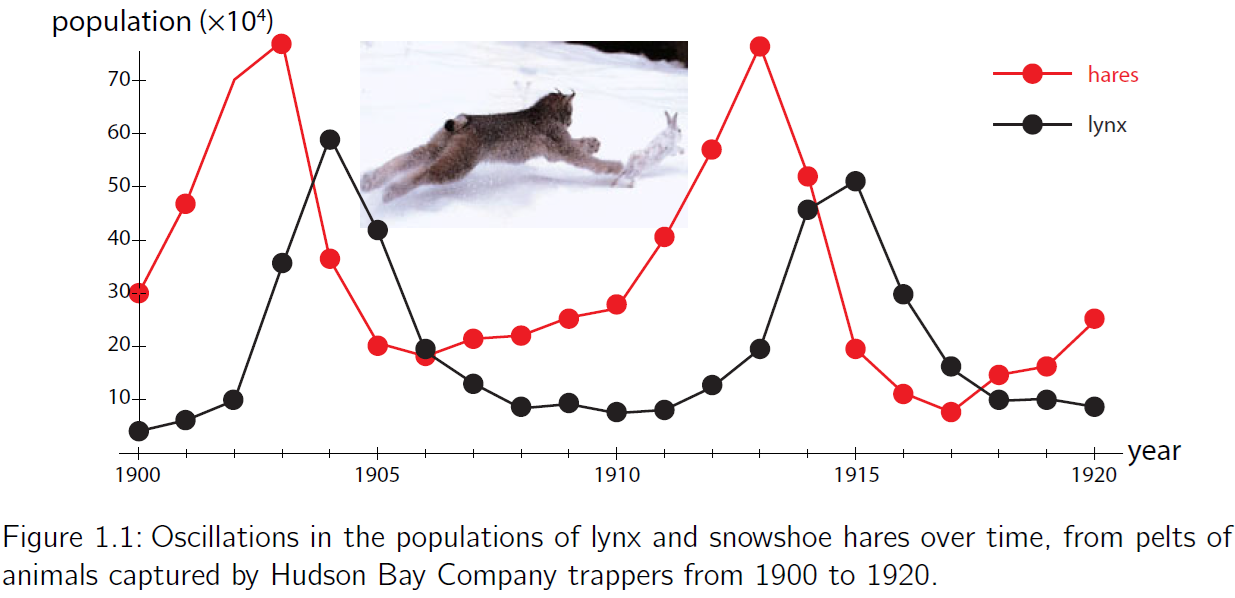
#> input picture data.png, 1235 x 598 px
$ python digitize_graph.py data.png data.csv
#> lines starting #> are read from the running program, lines starting #| are printed output that depends on the picture; after the words box and inside, x2 and y2 are one past the last pixel; in counts of white or black regions, pixels touching at a corner belong together
#!/usr/bin/env python3
"""Digitize the Lotka–Volterra graph in a PNG and write a CSV.

The default calibration matches the included data.png:

    python digitize_graph.py data.png data.csv

The output columns are t,x,y:

* t: year
* x: hares (red curve)
* y: lynx (black curve)

For a different image with the same graph layout, adjust the pixel
calibration with --x-start, --x-end, --y-zero and --pixels-per-unit.
"""

from __future__ import annotations

import argparse
import csv
import sys
from pathlib import Path

import numpy as np
from PIL import Image


def parse_years(value: str) -> np.ndarray:
    """Parse a year range such as 1900:1920."""
    try:
        start_text, end_text = value.split(":", 1)
        start, end = int(start_text), int(end_text)
    except ValueError as exc:
        raise argparse.ArgumentTypeError(
            "years must use START:END, for example 1900:1920"
        ) from exc

    if end < start:
        raise argparse.ArgumentTypeError("year END must be greater than or equal to START")
    return np.arange(start, end + 1, dtype=int)


def load_rgb(path: Path) -> np.ndarray:
    """Load an image as an RGB NumPy array."""
    try:
        return np.asarray(Image.open(path).convert("RGB"))
    except FileNotFoundError as exc:
        raise SystemExit(f"Input image not found: {path}") from exc


def color_mask(image: np.ndarray, series: str) -> np.ndarray:
    """Return a mask for the red hare curve or black lynx curve."""
#> called with series = 'hares'
    red, green, blue = image[..., 0], image[..., 1], image[..., 2]

    if series == "hares":
        # Red curve and markers, tolerant of anti-aliased pixels.
        return (
            (red > 170)
            & (green < 120)
            & (blue < 120)
            & (red > green * 1.45)
            & (red > blue * 1.45)
        )
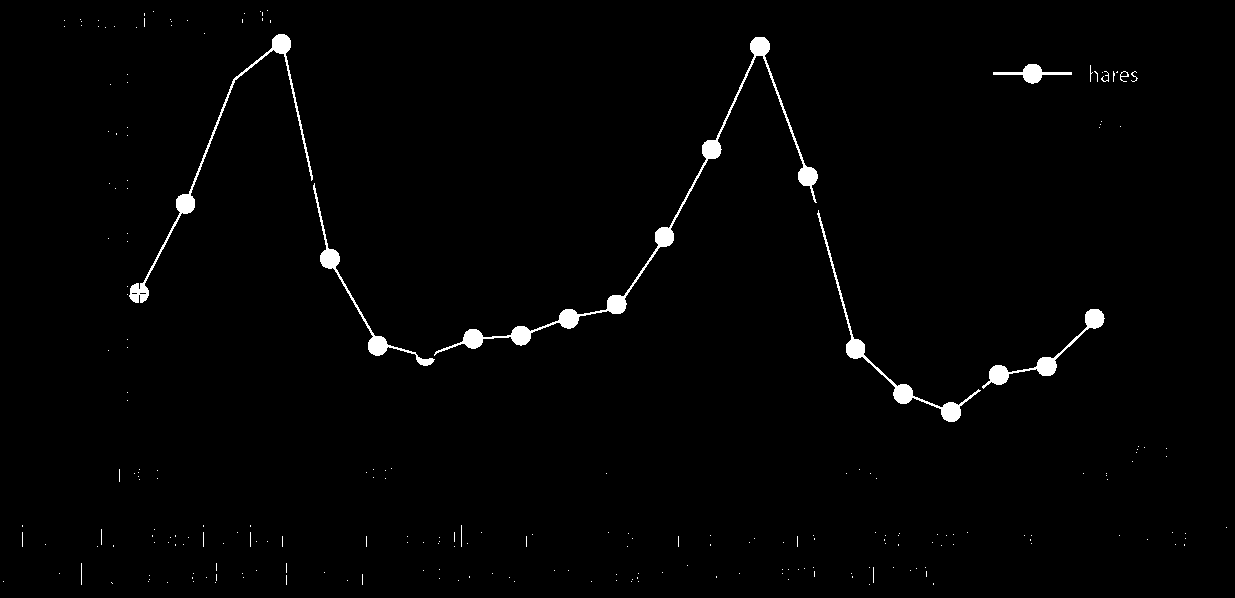
#> returned value: shape (598, 1235) bool; 1.4% white; 235 white regions (224 under 20 px), largest, box (x1, y1, x2, y2) and area: (434, 37, 818, 356) 3668, (129, 34, 313, 303) 1808, (817, 210, 981, 422) 1514

    # The lynx curve uses a dark neutral RGB color around (35, 31, 32).
    # Excluding pure black prevents the axes and text from being selected.
    channel_spread = image.max(axis=2) - image.min(axis=2)
    return (
        (red >= 20)
        & (red <= 70)
        & (green >= 15)
        & (green <= 60)
        & (blue >= 15)
        & (blue <= 60)
        & (channel_spread < 25)
    )


def extract_series(
    image: np.ndarray,
    years: np.ndarray,
    series: str,
    *,
    x_start: float,
    x_end: float,
    y_zero: float,
    pixels_per_unit: float,
    plot_top: int,
    plot_bottom: int,
    x_window: int,
    marker_radius: int,
) -> tuple[np.ndarray, np.ndarray]:
    """Extract one curve by finding the densest marker neighborhood."""
    mask = color_mask(image, series)

    # The source graph contains a legend in this area. It has the same
    # colors as the curves, so remove it before sampling the data region.
    legend_x0, legend_x1 = 980, min(mask.shape[1], 1135)
#> legend_x0 = 980; legend_x1 = 1135
    legend_y0, legend_y1 = 40, min(mask.shape[0], 160)
#> legend_y0 = 40; legend_y1 = 160
    mask[legend_y0:legend_y1, legend_x0:legend_x1] = False
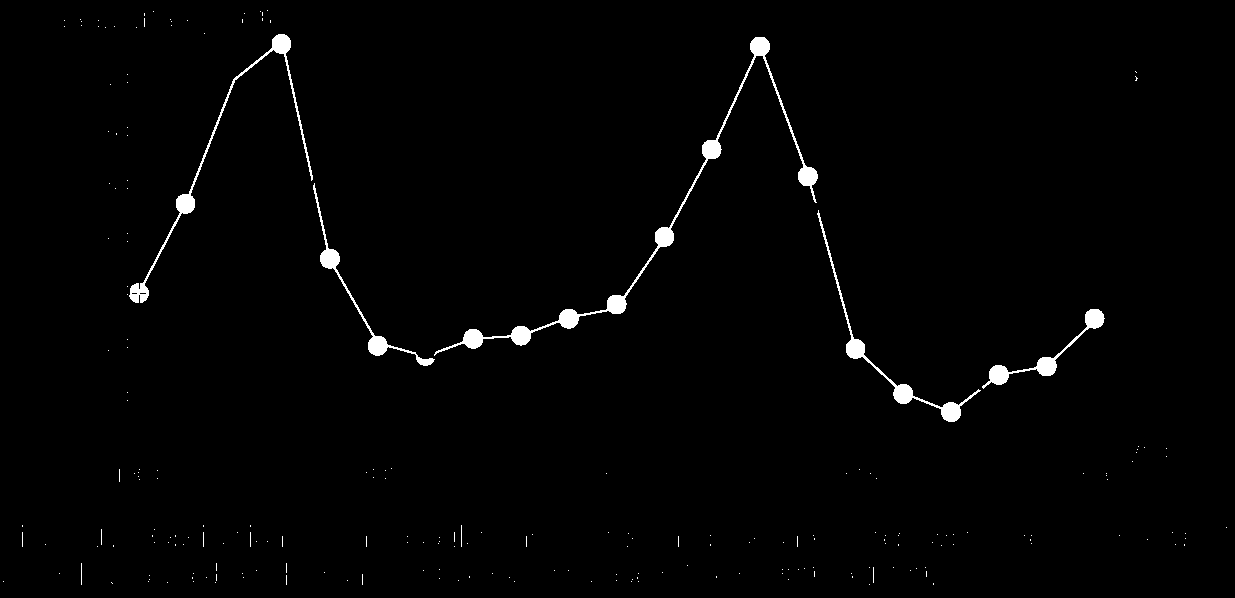
#> mask: shape (598, 1235) bool; 1.3% white; 224 white regions (217 under 20 px), largest, box (x1, y1, x2, y2) and area: (434, 37, 818, 356) 3668, (129, 34, 313, 303) 1808, (817, 210, 981, 422) 1514

    y0 = max(0, plot_top)
    y1 = min(mask.shape[0] - 1, plot_bottom)
#> y1 = 454
    pixel_x = np.linspace(x_start, x_end, len(years))
    pixel_y = []
    scores = []
    integral = np.pad(mask.astype(np.int32), ((1, 0), (1, 0))).cumsum(0).cumsum(1)
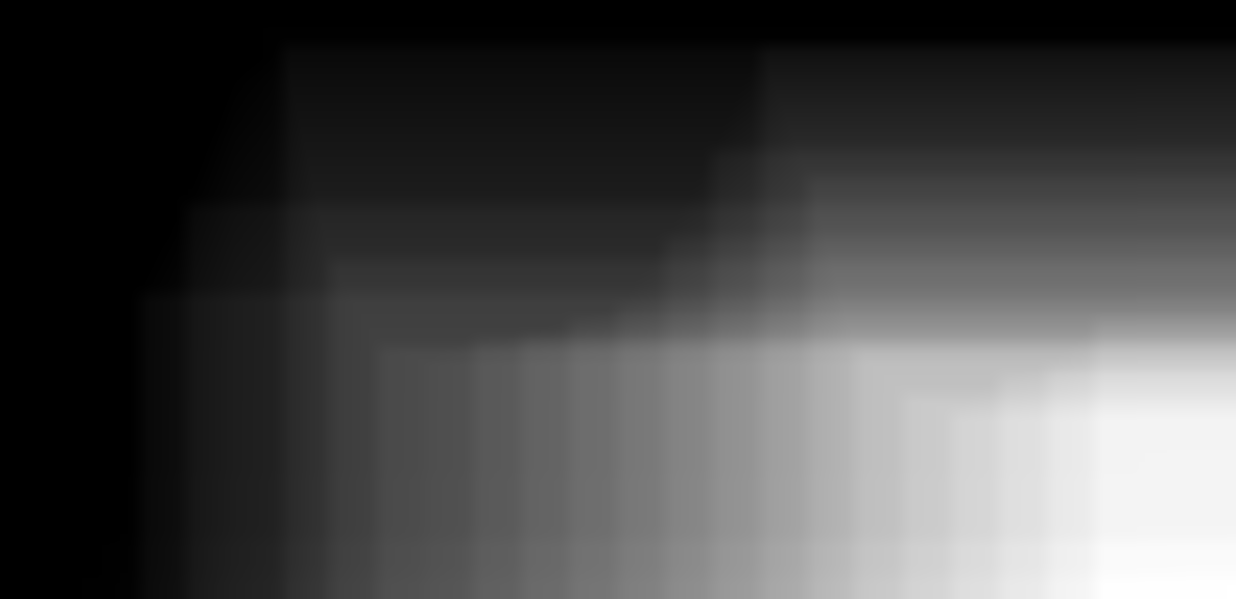
#> integral: shape (599, 1236) int64; min 0, max 9816, mean 2829.9; drawn with min black and max white

    for x in pixel_x:
        center = int(round(x))
        candidate_x = range(
            max(marker_radius, center - x_window),
            min(mask.shape[1] - marker_radius, center + x_window) + 1,
        )
        candidate_y = np.arange(y0 + marker_radius, y1 - marker_radius + 1)
        best_score = -1
        detected_y = None

        for candidate_center_x in candidate_x:
            left = candidate_center_x - marker_radius
            right = candidate_center_x + marker_radius
            top = candidate_y - marker_radius
            bottom = candidate_y + marker_radius
            scores_for_y = (
                integral[bottom + 1, right + 1]
                - integral[top, right + 1]
                - integral[bottom + 1, left]
                + integral[top, left]
            )
            candidate_index = int(np.argmax(scores_for_y))
            candidate_score = int(scores_for_y[candidate_index])
            if candidate_score > best_score:
                best_score = candidate_score
                detected_y = float(candidate_y[candidate_index])

        if best_score < 10 or detected_y is None:
            raise RuntimeError(
                f"Could not detect the {series} curve near pixel x={center}. "
                "Adjust the calibration or color thresholds."
            )

        pixel_y.append(detected_y)
        scores.append(best_score)
#> after the loop, pixel_y = [292, 203, 78, 43, 258, 345, 357, 338, 335, 318, 304, 236, 149, 46, 176, 349, 393, 412, 374, 366, 319]; scores = [250, 273, 57, 271, 273, 274, 112, 273, 271, 273, 279, 272, 275, 271, 273, 275, 276, 277, 278, 278, 277]

    values = (y_zero - np.asarray(pixel_y)) / pixels_per_unit
#> values = 21 values, max 76.59 at index 3, min 7.49 at index 17, mean 33.9
    return values, np.asarray(scores)


def write_csv(path: Path, years: np.ndarray, hares: np.ndarray, lynx: np.ndarray) -> None:
    """Write the extracted observations using the project CSV format."""
    with path.open("w", newline="", encoding="utf-8") as stream:
        writer = csv.writer(stream)
        writer.writerow(("t", "x", "y"))
        for year, hare, lynx_value in zip(years, hares, lynx):
            writer.writerow((int(year), f"{hare:.2f}", f"{lynx_value:.2f}"))


def build_parser() -> argparse.ArgumentParser:
    parser = argparse.ArgumentParser(
        description="Digitize the hare and lynx curves from a graph PNG."
    )
    parser.add_argument("input_png", type=Path, help="PNG containing the plotted curves")
    parser.add_argument("output_csv", type=Path, help="CSV file to create")
    parser.add_argument(
        "--years",
        type=parse_years,
        default=parse_years("1900:1920"),
        metavar="START:END",
        help="year range (default: 1900:1920)",
    )
    parser.add_argument("--x-start", type=float, default=138.0, help="pixel x for first year")
    parser.add_argument("--x-end", type=float, default=1094.0, help="pixel x for last year")
    parser.add_argument(
        "--y-zero", type=float, default=452.0, help="pixel y corresponding to population 0"
    )
    parser.add_argument(
        "--pixels-per-unit",
        type=float,
        default=5.34,
        help="vertical pixels per population unit (default: 5.34)",
    )
    parser.add_argument("--plot-top", type=int, default=35, help="top pixel of plot area")
    parser.add_argument("--plot-bottom", type=int, default=454, help="bottom pixel of plot area")
    parser.add_argument(
        "--x-window",
        type=int,
        default=4,
        help="half-width of marker search window (default: 4)",
    )
    parser.add_argument(
        "--marker-radius",
        type=int,
        default=8,
        help="half-size of the marker search box (default: 8)",
    )
    parser.add_argument(
        "--verbose",
        action="store_true",
        help="print detected pixel positions and values",
    )
    return parser


def main() -> int:
    args = build_parser().parse_args()
    image = load_rgb(args.input_png)

    if args.pixels_per_unit <= 0:
        raise SystemExit("--pixels-per-unit must be greater than zero")
    if args.x_window < 1:
        raise SystemExit("--x-window must be at least 1")
    if args.marker_radius < 1:
        raise SystemExit("--marker-radius must be at least 1")

    hares, hare_scores = extract_series(
        image,
        args.years,
        "hares",
        x_start=args.x_start,
        x_end=args.x_end,
        y_zero=args.y_zero,
        pixels_per_unit=args.pixels_per_unit,
        plot_top=args.plot_top,
        plot_bottom=args.plot_bottom,
        x_window=args.x_window,
        marker_radius=args.marker_radius,
    )
#> hares has the same summary as values in extract_series; hare_scores = 21 values, max 279 at index 10, min 57 at index 2, mean 255.1
    lynx, lynx_scores = extract_series(
        image,
        args.years,
        "lynx",
        x_start=args.x_start,
        x_end=args.x_end,
        y_zero=args.y_zero,
        pixels_per_unit=args.pixels_per_unit,
        plot_top=args.plot_top,
        plot_bottom=args.plot_bottom,
        x_window=args.x_window,
        marker_radius=args.marker_radius,
    )
#> call 2 of extract_series, with years = array of shape (21,), series = 'lynx', x_start = 138, x_end = 1094, y_zero = 452, pixels_per_unit = 5.34, plot_top = 35, plot_bottom = 454
#> call 2 of color_mask, with series = 'lynx'
#> in color_mask (call 2), `channel_spread = image.max(axis=2) - image.min(axis=2)`:
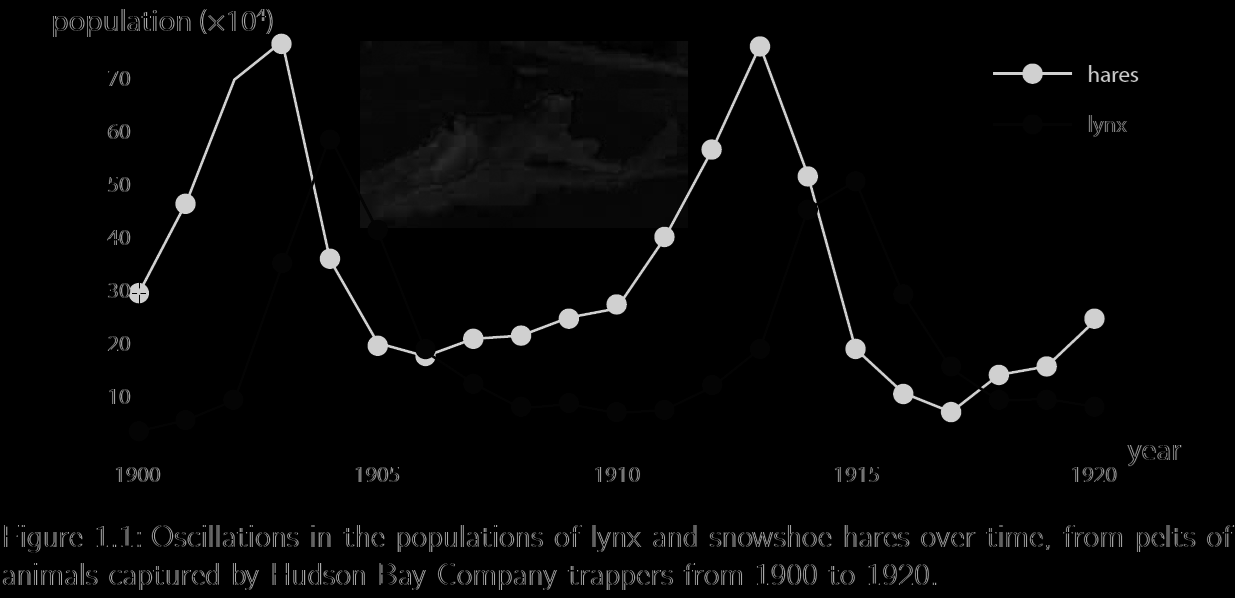
#> channel_spread: shape (598, 1235); min 0, max 208, mean 6.2
#> in color_mask (call 2), `return ( (red >= 20) & (red <= 70) & (green >= 15) & (green <= 60) & (..`: returned value: shape (598, 1235) bool; 1.6% white; 73 white regions (63 under 20 px), largest, box (x1, y1, x2, y2) and area: (129, 130, 1104, 441) 8601, (463, 93, 571, 147) 1804, (993, 115, 1072, 134) 476
#> in extract_series (call 2), `mask[legend_y0:legend_y1, legend_x0:legend_x1] = False`:
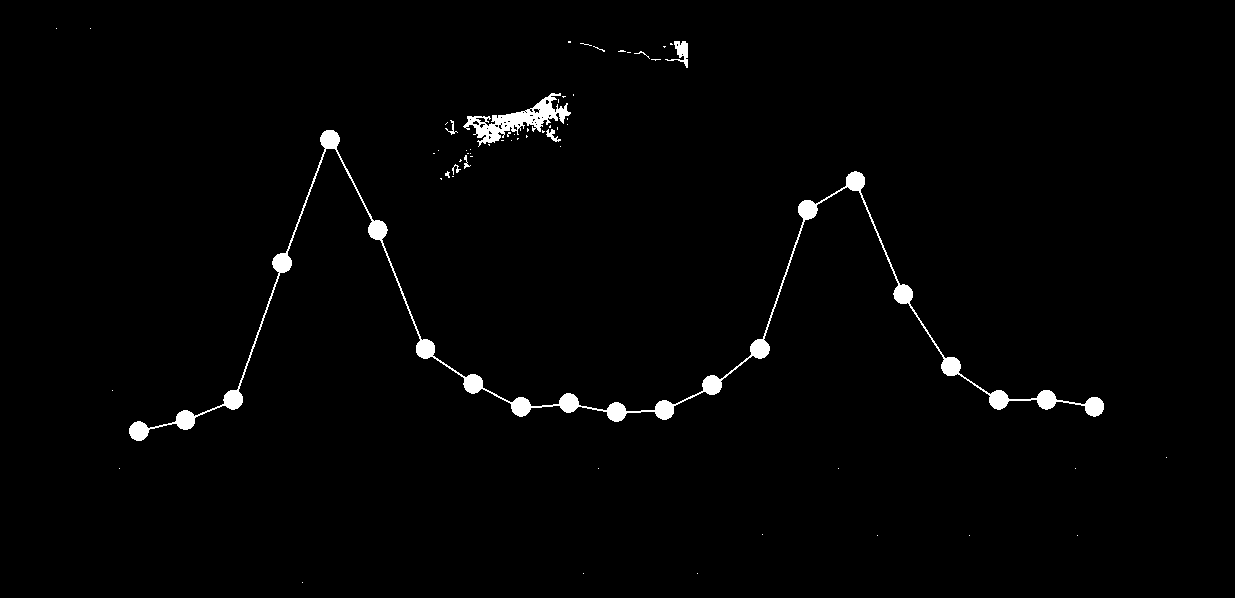
#> mask: shape (598, 1235) bool; 1.5% white; 60 white regions (51 under 20 px), largest, box (x1, y1, x2, y2) and area: (129, 130, 1104, 441) 8601, (463, 93, 571, 147) 1804, (665, 41, 688, 68) 244
#> in extract_series (call 2), `integral = np.pad(mask.astype(np.int32), ((1, 0), (1, 0))).cumsum(0).c..`:
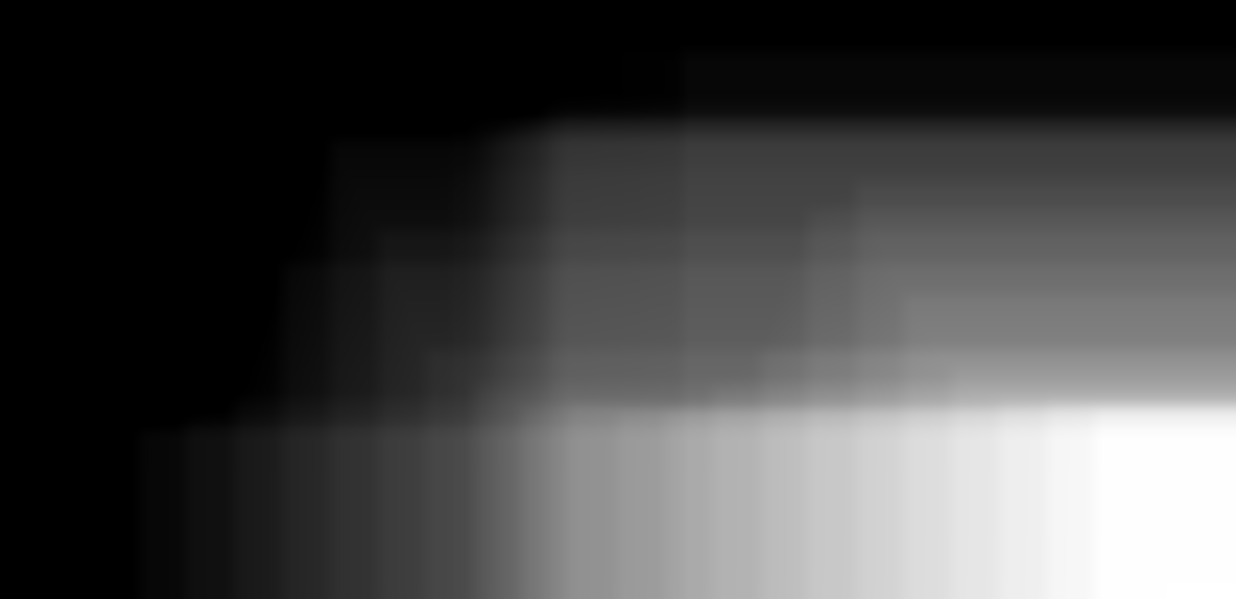
#> integral: shape (599, 1236) int64; min 0, max 11059, mean 3053.8; drawn with min black and max white
#> after the loop in extract_series (call 2), `for x in pixel_x:`: pixel_y = [431, 420, 399, 262, 140, 229, 348, 383, 406, 402, 412, 409, 384, 348, 209, 181, 294, 366, 399, 399, 406]; scores = [266, 271, 268, 267, 271, 269, 272, 269, 266, 264, 269, 269, 269, 268, 268, 268, 269, 275, 267, 269, 269]
#> in extract_series (call 2), `values = (y_zero - np.asarray(pixel_y)) / pixels_per_unit`: values = 21 values, max 58.43 at index 4, min 3.93 at index 0, mean 20.2
#> lynx has the same summary as values in extract_series; lynx_scores = 21 values, max 275 at index 17, min 264 at index 9, mean 268.7

    args.output_csv.parent.mkdir(parents=True, exist_ok=True)
    write_csv(args.output_csv, args.years, hares, lynx)
#> the loop in write_csv, `for year, hare, lynx_value in zip(years, hares, lynx):` made 21 passes
#> (hare, lynx_value) on passes 1 to 12: (29.96, 3.93), (46.63, 5.99), (70.04, 9.93), (76.59, 35.58), (36.33, 58.43), (20.04, 41.76), (17.79, 19.48), (21.35, 12.92), (21.91, 8.61), (25.09, 9.36), (27.72, 7.49), (40.45, 8.05)

    if args.verbose:
        for year, hare, lynx_value, hare_score, lynx_score in zip(
            args.years, hares, lynx, hare_scores, lynx_scores
        ):
            print(
                f"{year}: hares={hare:.2f}, lynx={lynx_value:.2f} "
                f"(scores={hare_score}/{lynx_score})"
            )
    else:
        print(f"Wrote {len(args.years)} observations to {args.output_csv}")

    return 0


if __name__ == "__main__":
    sys.exit(main())
#> (the program exits here)
